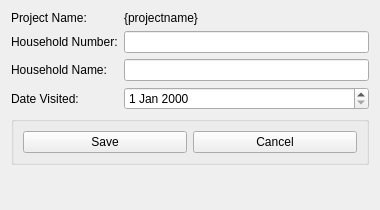
<?xml version="1.0" encoding="UTF-8"?>
<ui version="4.0">
 <class>EditHousehold</class>
 <widget class="QWidget" name="EditHousehold">
  <property name="geometry">
   <rect>
    <x>0</x>
    <y>0</y>
    <width>380</width>
    <height>210</height>
   </rect>
  </property>
  <property name="minimumSize">
   <size>
    <width>380</width>
    <height>175</height>
   </size>
  </property>
  <property name="windowTitle">
   <string>Edit Household Details</string>
  </property>
  <layout class="QFormLayout" name="formLayout">
   <item row="0" column="0">
    <widget class="QLabel" name="label_3">
     <property name="text">
      <string>Project Name:</string>
     </property>
    </widget>
   </item>
   <item row="0" column="1">
    <widget class="QLabel" name="lblProjectName">
     <property name="text">
      <string>{projectname}</string>
     </property>
    </widget>
   </item>
   <item row="1" column="0">
    <widget class="QLabel" name="label_6">
     <property name="text">
      <string>Household Number:</string>
     </property>
    </widget>
   </item>
   <item row="1" column="1">
    <widget class="QLineEdit" name="txtShortHouseHoldName"/>
   </item>
   <item row="2" column="0">
    <widget class="QLabel" name="label_2">
     <property name="text">
      <string>Household Name:</string>
     </property>
    </widget>
   </item>
   <item row="2" column="1">
    <widget class="QLineEdit" name="txtHouseholdName"/>
   </item>
   <item row="3" column="0">
    <widget class="QLabel" name="label_5">
     <property name="text">
      <string>Date Visited:</string>
     </property>
    </widget>
   </item>
   <item row="3" column="1">
    <widget class="QDateEdit" name="dtpDateVisted"/>
   </item>
   <item row="4" column="0" colspan="2">
    <widget class="QGroupBox" name="groupBox">
     <property name="title">
      <string/>
     </property>
     <layout class="QHBoxLayout" name="horizontalLayout">
      <item>
       <widget class="QPushButton" name="cmdSave">
        <property name="text">
         <string>Save</string>
        </property>
       </widget>
      </item>
      <item>
       <widget class="QPushButton" name="cmdCancel">
        <property name="text">
         <string>Cancel</string>
        </property>
       </widget>
      </item>
     </layout>
    </widget>
   </item>
  </layout>
 </widget>
 <tabstops>
  <tabstop>txtShortHouseHoldName</tabstop>
  <tabstop>txtHouseholdName</tabstop>
  <tabstop>dtpDateVisted</tabstop>
  <tabstop>cmdSave</tabstop>
  <tabstop>cmdCancel</tabstop>
 </tabstops>
 <resources/>
 <connections>
  <connection>
   <sender>cmdCancel</sender>
   <signal>clicked()</signal>
   <receiver>EditHousehold</receiver>
   <slot>close()</slot>
   <hints>
    <hint type="sourcelabel">
     <x>318</x>
     <y>141</y>
    </hint>
    <hint type="destinationlabel">
     <x>244</x>
     <y>135</y>
    </hint>
   </hints>
  </connection>
  <connection>
   <sender>cmdSave</sender>
   <signal>clicked()</signal>
   <receiver>EditHousehold</receiver>
   <slot>saveHousehold()</slot>
   <hints>
    <hint type="sourcelabel">
     <x>52</x>
     <y>147</y>
    </hint>
    <hint type="destinationlabel">
     <x>141</x>
     <y>141</y>
    </hint>
   </hints>
  </connection>
 </connections>
 <slots>
  <slot>saveHousehold()</slot>
  <slot>mdiClose()</slot>
 </slots>
</ui>
